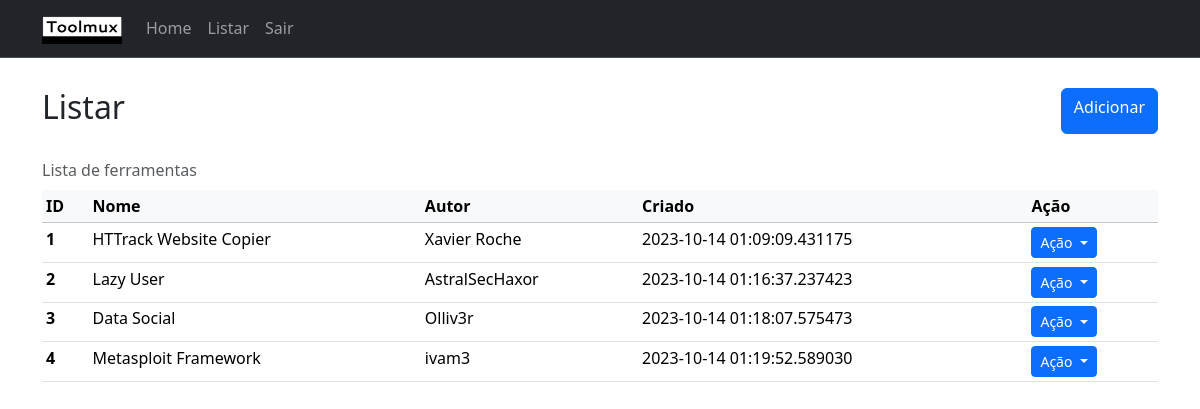
Screenshot of /listar (signed in) with the database file from the repository.
### app/models.py (models this page shows)
class Tool(db.Model):
    id = db.Column(db.Integer, primary_key=True)
    name = db.Column(db.String(), nullable=False)
    author = db.Column(db.String(), nullable=False)
    alias = db.Column(db.String(), nullable=True)
    custom_alias = db.Column(db.String(), nullable=True, unique=True)
    name_repository = db.Column(db.String(), nullable=True)
    link = db.Column(db.String(), nullable=True)
    type_install = db.Column(db.String(), nullable=False)
    category = db.Column(db.String(), nullable=False)
    dependencies = db.Column(db.String(), nullable=True)
    created = db.Column(db.DateTime, default=datetime.utcnow)
    modified = db.Column(db.DateTime, default=datetime.utcnow)

### app/routes.py (the view)
@app.route('/listar', methods=['GET',])
@login_required
def listar():
    tool = Tool.query.limit(10).all()
    return render_template('listar.html', tool=tool, title='Listar')

### app/models.py (called while the page is built)
@login.user_loader
def load_user(id):
    return User.query.get(int(id))

### app/templates/listar.html (shortened to what this page needs)
{% extends 'base.html' %}
{% block content %}
<div class="d-flex justify-content-between">
    <h2>{{ title }}</h2>
    <a class="btn btn btn-primary" href="{{ url_for('cadastrar') }}" role="button">Adicionar</a>
</div>
<table class="table caption-top table-sm mt-3">
    <caption>Lista de ferramentas</caption>
    <thead class="table-light">
	<tr>
	    <th>ID</th>
	    <th>Nome</th>
    	    <th>Autor</th>
	    <th>Criado</th>
	    <th>Ação</th>
        </tr>
    </thead>
    <tbody>
    {% for t in tool %}
	<tr>
	    <th>{{ t.id }}</th>
  	    <td>{{ t.name }}</td>
	    <td>{{ t.author }}</td>
	    <td>{{ t.created }}</td>
	    <td>
	    <div class="dropdown">
  	        <a class="btn btn-sm btn-primary dropdown-toggle"
		href="#"
		role="button"
	        data-bs-toggle="dropdown"
		aria-expanded="false">
		Ação
	        </a>
 	    </div>
	    </td>
	<tr>
    {% endfor %}
    </tbody>
</table>
{% endblock %}

### rows the page displays
Tool: id "1", name "HTTrack Website Copier", author "Xavier Roche", created "2023-10-14 01:09:09.431175"
Tool: id "2", name "Lazy User", author "AstralSecHaxor", created "2023-10-14 01:16:37.237423"
Tool: id "3", name "Data Social", author "Olliv3r", created "2023-10-14 01:18:07.575473"
Tool: id "4", name "Metasploit Framework", author "ivam3", created "2023-10-14 01:19:52.589030"

### other values shown
{{ title }} "Listar"
